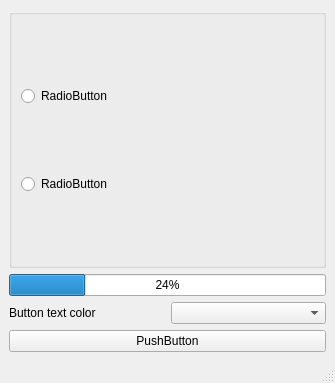
<?xml version="1.0" encoding="UTF-8"?>
<ui version="4.0">
 <class>MainWindow</class>
 <widget class="QMainWindow" name="MainWindow">
  <property name="geometry">
   <rect>
    <x>0</x>
    <y>0</y>
    <width>335</width>
    <height>383</height>
   </rect>
  </property>
  <property name="windowTitle">
   <string>MainWindow</string>
  </property>
  <widget class="QWidget" name="centralwidget">
   <layout class="QGridLayout" name="gridLayout">
    <item row="1" column="0" colspan="2">
     <widget class="QGroupBox" name="groupBox">
      <property name="title">
       <string/>
      </property>
      <layout class="QVBoxLayout" name="verticalLayout_2">
       <item>
        <widget class="QRadioButton" name="radioButton">
         <property name="text">
          <string>RadioButton</string>
         </property>
        </widget>
       </item>
       <item>
        <widget class="QRadioButton" name="radioButton_2">
         <property name="text">
          <string>RadioButton</string>
         </property>
        </widget>
       </item>
      </layout>
     </widget>
    </item>
    <item row="2" column="0" colspan="2">
     <widget class="QProgressBar" name="progressBar">
      <property name="value">
       <number>24</number>
      </property>
     </widget>
    </item>
    <item row="5" column="0" colspan="2">
     <widget class="QPushButton" name="pushButton">
      <property name="text">
       <string>PushButton</string>
      </property>
     </widget>
    </item>
    <item row="3" column="0">
     <widget class="QLabel" name="label">
      <property name="text">
       <string>Button text color</string>
      </property>
     </widget>
    </item>
    <item row="3" column="1">
     <widget class="QComboBox" name="comboBox"/>
    </item>
   </layout>
  </widget>
  <widget class="QMenuBar" name="menubar">
   <property name="geometry">
    <rect>
     <x>0</x>
     <y>0</y>
     <width>335</width>
     <height>26</height>
    </rect>
   </property>
  </widget>
  <widget class="QStatusBar" name="statusbar"/>
 </widget>
 <resources/>
 <connections/>
</ui>
